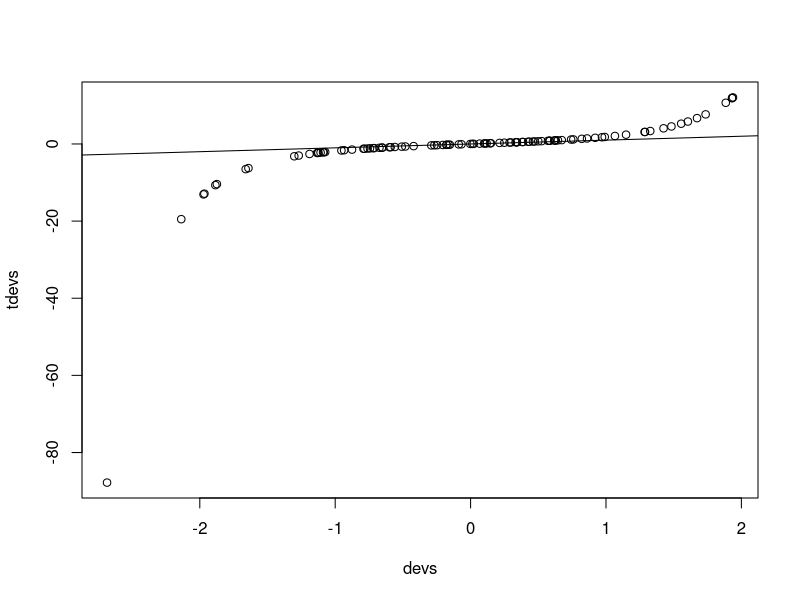
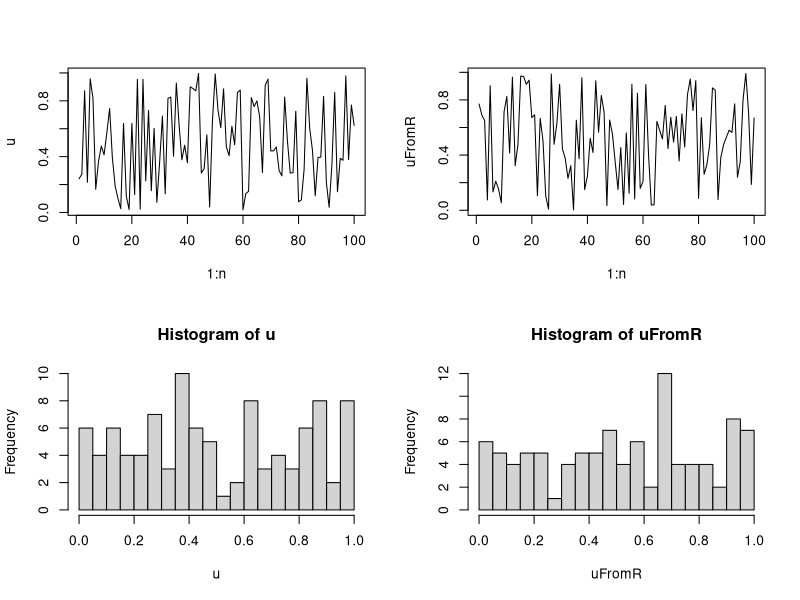

R code for these plots, in order:
## ---- chunk 1
devs <- rnorm(100)
tdevs <- qt(pnorm(devs), df = 1)
plot(devs, tdevs)
abline(0,1)
## ---- chunk 2
thetaLevels <- c("low", "med", "hi")
n <- c(10, 100, 1000)
tVsNorm <- c("t", "norm")
levels <- expand.grid(thetaLevels, tVsNorm, n)
## example of replicate() -- generate m sets correlated normals
set.seed(1)
genFun <- function(n, theta = 1){
	u <- rnorm(n)
	x <- runif(n)
	Cov <- exp(-fields::rdist(x)/theta)
	U <- chol(Cov)
	return(cbind(x,crossprod(U, u)))
}
m <- 20
simData <- replicate(m, genFun(100, 1))
dim(simData) # 100 observations by {x, y} values by 20 replicates
## ---- chunk 3
n <- 100
a <- 171
m <- 30269
u <- rep(NA, n) 
u[1] <- 7306 
for(i in 2:n)
  u[i] <- (a * u[i-1]) %% m 
u <- u/m
uFromR <- runif(n) 
par(mfrow = c(2,2)) 
plot(1:n, u, type = 'l') 
plot(1:n, uFromR, type = 'l') 
hist(u, nclass = 25) 
hist(uFromR, nclass = 25)
## ---- chunk 4
RNGkind("Wichmann-Hill")
set.seed(1)
saveSeed <- .Random.seed
uFromR <- runif(10)
a <- c(171, 172, 170)
m <- c(30269, 30307, 30323)
xyz <- matrix(NA, nr = 10, nc = 3)
xyz[1, ] <- (a * saveSeed[2:4]) %% m
for( i in 2:10)
	xyz[i, ] <- (a * xyz[i-1, ]) %% m
for(i in 1:10)
	print(c(uFromR[i],sum(xyz[i, ]/m)%%1))
## we should be able to recover the current value of the seed
xyz[10, ]
.Random.seed[2:4]
## ---- chunk 5
set.seed(1)
rnorm(10)
set.seed(1)
rnorm(10)
## ---- chunk 6
set.seed(1)
rnorm(5)
savedSeed <- .Random.seed
rnorm(5)
tmp <- sample(1:50, 2000, replace = TRUE)
.Random.seed <- savedSeed
rnorm(5)
## ---- chunk 7
f <- function(args) {
  oldseed <- .Random.seed
  ## other code 
  .Random.seed <<- oldseed # note global assignment!
}
